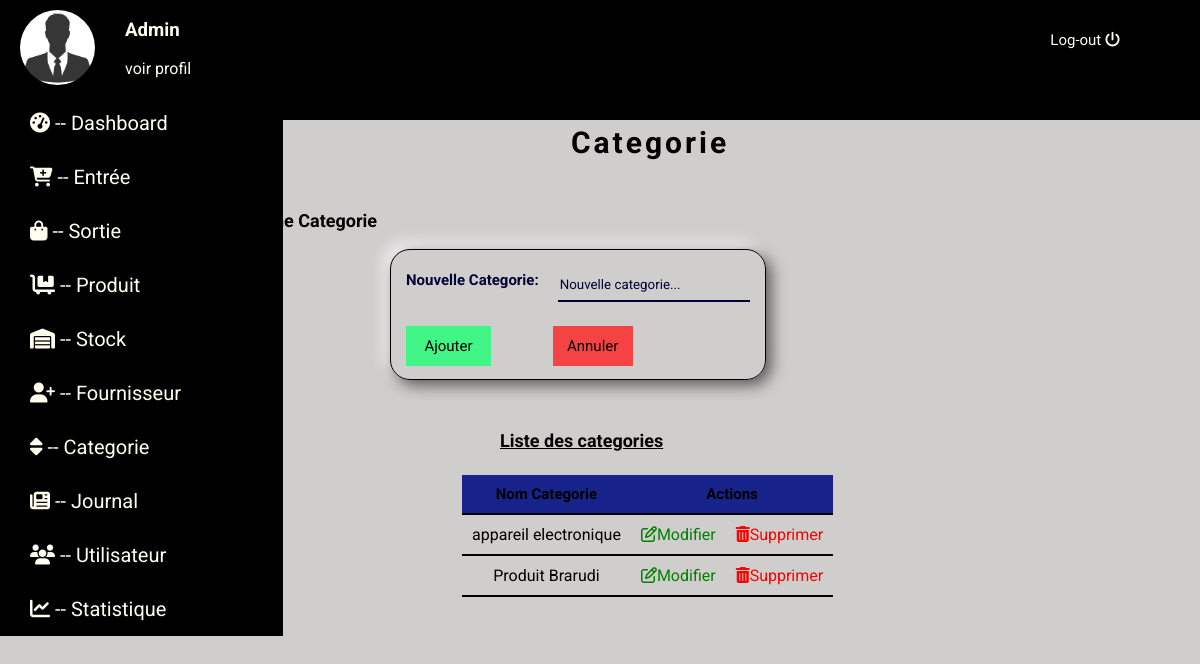
The app's page /categorie.php, older data.
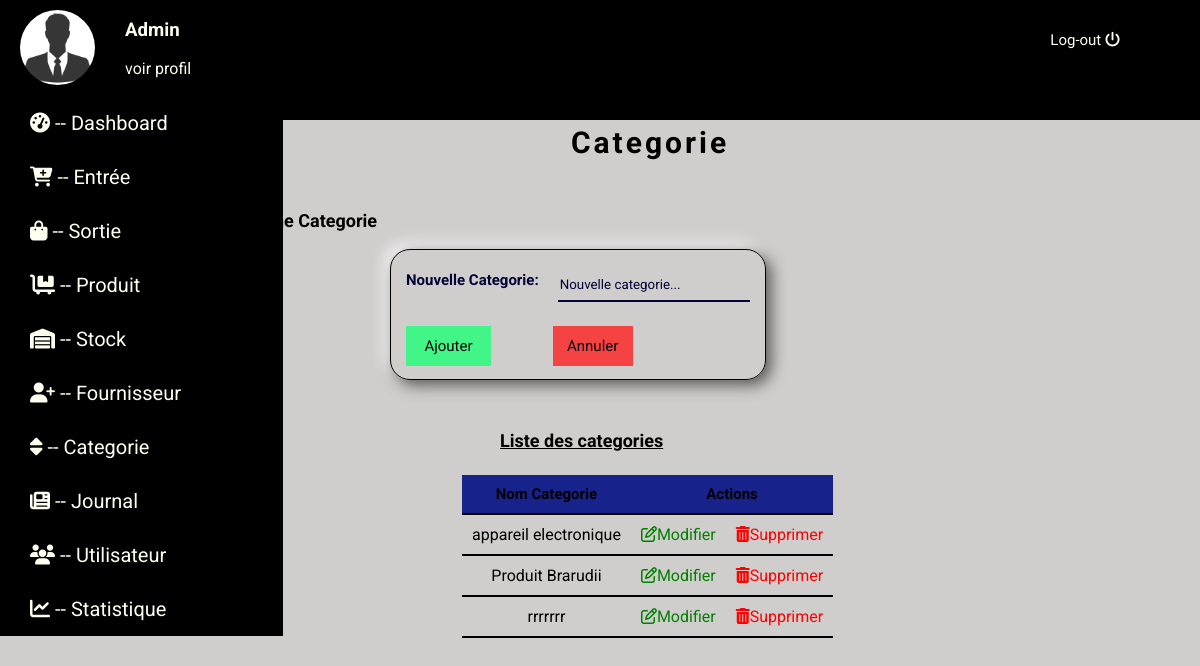
The same page, newer data.
### tables this page shows
CREATE TABLE IF NOT EXISTS `categorie` (
  `id_cat` int(11) NOT NULL AUTO_INCREMENT,
  `nom_cat` varchar(255) NOT NULL,
  PRIMARY KEY (`id_cat`)
);

### categorie.php (the view, shortened to what this page needs)
<?php
include("database.php");
?>
<!DOCTYPE html>
<html lang="fr">
<head>
    <link rel="stylesheet" href="css/style.css">
</head>
<body>
<header>
        <div class="admin">
            <div class="img">
                <img src="images/2.jpg" alt="Image non disponible" height="75" width="75" class="img-admin">
            </div>
            <div class="txt">
                <h3 class="adm">Admin</h3>
                <p class="prof"><a href="profil.php" class="voir">voir profil</a></p>
            </div>
            </div>
            <div class="log-out">
                <a href="index.php" class="decon">Log-out   <i class="fas fa-power-off"></i></a>
            </div>
    </header>
    <div id="boody">
    <nav>
        <div class="menu-link">
            <ul class="ul">
            <li class="li"><a class="link" href="dashboard.php"><i class="fas fa-tachometer-alt"></i>  --  Dashboard</a></li>
                <li class="li"><a class="link" href="entree.php"><i class="fas fa-cart-plus"></i>   --   Entrée</a></li>
                <li class="li"><a class="link" href="sortie.php"><i class="fas fa-shopping-bag"></i>  --  Sortie</a></li>
                <li class="li"><a class="link" href="produit.php"><i class="fas fa-dolly-flatbed"></i>   --   Produit </a></li>
                <li class="li"><a class="link" href="stock.php"><i class="fas fa-warehouse"></i>   --     Stock </a></li>
                <li class="li"><a class="link" href="fournisseur.php"><i class="fas fa-user-plus"></i>   --   Fournisseur</a></li>
                <li class="li"><a class="link" href="categorie.php"><i class="fas fa-sort"></i>      --   Categorie</a></li>
                <li class="li"><a class="link" href="journal.php"><i class="fas fa-newspaper"></i>   --   Journal</a></li>
                <li class="li"><a class="link" href="utilisateur.php"><i class="fas fa-users"></i>   --  Utilisateur</a></li>
                <li class="li"><a class="link" href="statistique.php"><i class="fas fa-chart-line"></i>     --    Statistique</a></li>
        </div>
    </nav>
    <section id="section">
        <h2 class="title-cat">Categorie</h2>
        <div class="categ">
            <h3 class="s-titcat">Ajouter une Categorie</h3>
            <fieldset class="fieldset7">
                <form action="" method="post">
                <table>
                    <tr>
                     <th class="th-cat">Nouvelle Categorie:   </th>
                        <th><input type="text" name="categorie" class="inpt-cat" placeholder="Nouvelle categorie..."></th>
                    </tr>
                    <tr>
                        <td><input type="submit" value="Ajouter" id="sub-cat" name="submit"></td>
                   <td> <input type="reset" value="Annuler" id="res-cat"></td>
                    </tr>
                </table>
                </form>
            </fieldset>
        </div>
        <?php
        $select=$bdd->query("SELECT * FROM categorie ORDER BY id_cat ASC LIMIT 5");
        ?>
        <div class="recup-cat">
            <h3 class="s-titcat2">Liste des categories</h3>
            <fieldset class="fieldset8">
            <table class="table06">
                    <thead class="thead-cat">
                       <tr>
                           <th class="th2-cat">Nom Categorie</th>
                           <th class="th2-cat"colspan="2">Actions</th>
                       </tr>
                   </thead>
                   <tbody class="tbody-cat">
                   <?php
                   while($dataselect=$select->fetch()){
                   ?>
                       <tr>
                           <td class="td-cat"><?php echo $dataselect["nom_cat"];?></td>
                           <td class="td-cat"><a class="btn-upd" href="modifiercat.php?mod=<?php echo $dataselect["id_cat"]?>"><i class="far fa-edit"></i>Modifier</a></td>
                           <td class="td-cat"><a class="btn-sup" href="categorie.php?supp=<?php echo $dataselect["id_cat"]?>"><i class="fas fa-trash-alt"></i>Supprimer</a></td>
                       </tr>
                       <?php
                   }
                       ?>
                   </tbody>
                    </table>
            </fieldset>
        </div>
    </section>
    </div>
</body>
</html>

Row changes from the older to the newer data that the page shows:
changed categorie: nom_cat "Produit Brarudi" → "Produit Brarudii"
added categorie: nom_cat "rrrrrrr"
